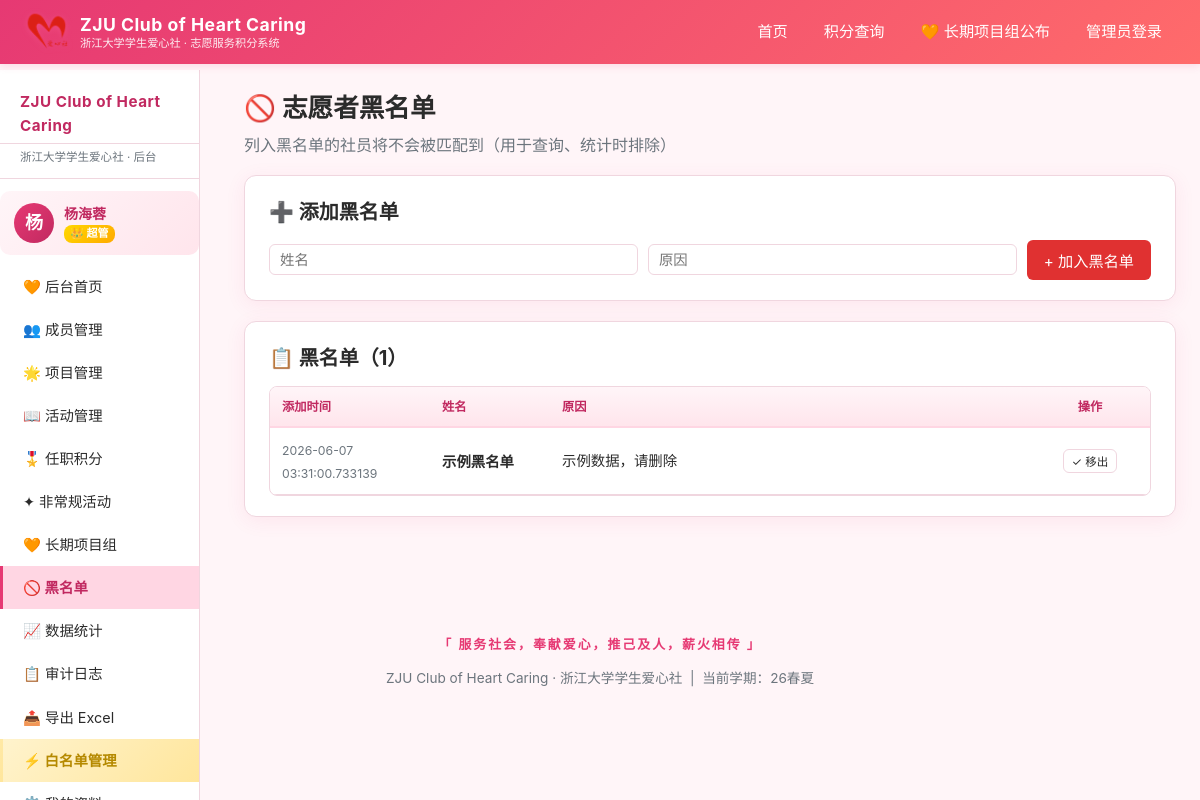
Screenshot of /admin/blacklist (signed in) with the database file from the repository.
### models.py (models this page shows, shortened)
class Admin(db.Model):
    __tablename__ = "admins"
    id = db.Column(db.Integer, primary_key=True)
    name = db.Column(db.String(64), nullable=False, index=True)
    student_id = db.Column(db.String(32), nullable=False, unique=True, index=True)
    password_hash = db.Column(db.String(256), default="")  # 允许空 = 待激活
    is_super_admin = db.Column(db.Boolean, default=False, index=True)
    is_root = db.Column(db.Boolean, default=False, index=True)  # 创始人：最高权限
    permissions = db.Column(db.Text, default="")  # JSON list, e.g. '["members","projects"]'
    status = db.Column(db.String(16), default="active", index=True)  # pending/approved/active
    application_message = db.Column(db.Text, default="")  # 申请说明
    approved_at = db.Column(db.DateTime, nullable=True)  # 审批时间
    approved_by = db.Column(db.String(64), default="")  # 审批人
    created_at = db.Column(db.DateTime, default=datetime.utcnow)
    last_login_at = db.Column(db.DateTime, nullable=True)
    def has_permission(self, perm):
        if self.is_super_admin:
            return True
        return perm in self.permissions_list()

class Blacklist(db.Model):
    __tablename__ = "blacklist"
    id = db.Column(db.Integer, primary_key=True)
    name = db.Column(db.String(64), default="")
    student_id = db.Column(db.String(32), default="")
    reason = db.Column(db.String(256), default="")
    added_at = db.Column(db.DateTime, default=datetime.utcnow)

class Setting(db.Model):
    __tablename__ = "settings"
    key = db.Column(db.String(64), primary_key=True)
    value = db.Column(db.String(256), default="")

### app.py (the view)
    @app.route("/admin/blacklist")
    @permission_required("blacklist")
    def admin_blacklist():
        records = Blacklist.query.order_by(Blacklist.id.desc()).all()
        return render_template("admin/blacklist.html", records=records)

### app.py (called while the page is built)
def permission_required(perm):
    def decorator(f):
        @wraps(f)
        def wrapper(*args, **kwargs):
            if not session.get("admin_id"):
                return redirect(url_for("admin_login", next=request.path))
            me = Admin.query.get(session.get("admin_id"))
            if not me:
                session.clear()
                return redirect(url_for("admin_login"))
            if not me.has_permission(perm):
                label = next((n for k, n, _ in ADMIN_PERMISSIONS if k == perm), perm)
                flash(f"您没有「{label}」的访问权限", "warning")
                return redirect(url_for("admin_login"))
            return f(*args, **kwargs)
        return wrapper
    return decorator

def current_semester():
    s = Setting.query.filter_by(key="current_semester").first()
    return s.value if s else ""

def all_departments():
    s = Setting.query.filter_by(key="departments").first()
    if s and s.value:
        return [d.strip() for d in s.value.split(",") if d.strip()]
    return ["人资部", "综管部", "文体部", "活动部",
            "宣传部", "创设部", "外联部", "财务部"]

### templates/admin/blacklist.html (shortened to what this page needs)
{% extends "base.html" %}
{% block content %}
{% include "admin/_sidebar.html" %}
<section class="content-with-sidebar">
  <h1>🚫 志愿者黑名单</h1>
  <p class="muted">列入黑名单的社员将不会被匹配到（用于查询、统计时排除）</p>
  <div class="card">
    <h2>➕ 添加黑名单</h2>
    <form method="post" action="{{ url_for('admin_blacklist_new') }}" class="form-inline">
      <input type="text" name="name" placeholder="姓名" required>
      <input type="text" name="reason" placeholder="原因" required style="min-width:280px; flex:1;">
      <button class="btn btn-danger" type="submit">+ 加入黑名单</button>
    </form>
  </div>
  <div class="card">
    <h2>📋 黑名单（<b>{{ records|length }}</b>）</h2>
    {% if records %}
    <div style="overflow-x:auto;">
    <div class="table-responsive">
<table class="data-table">
      <thead>
        <tr>
          <th style="width:160px;">添加时间</th>
          <th style="width:120px;">姓名</th>
          <th>原因</th>
          <th style="width:120px;" class="center">操作</th>
        </tr>
      </thead>
      <tbody>
        {% for b in records %}
        <tr>
          <td><span class="muted small">{{ b.added_at }}</span></td>
          <td><b>{{ b.name }}</b></td>
          <td>
            <span class="cell-2line" title="{{ b.reason }}">{{ b.reason }}</span>
          </td>
          <td class="center">
            <form method="post" action="{{ url_for('admin_blacklist_delete', bid=b.id) }}" style="display:inline" onsubmit="return confirm('移出黑名单？')">
              <button class="btn btn-xs btn-ghost" type="submit">✓ 移出</button>
            </form>
          </td>
        </tr>
        {% endfor %}
      </tbody>
    </table>
</div>
    </div>
    {% else %}
    <p class="empty">🟢 黑名单为空</p>
    {% endif %}
  </div>
</section>
{% endblock %}

### templates/base.html (shortened to what this page needs)
<!DOCTYPE html>
<html lang="zh-CN">
<head>
  <link rel="stylesheet" href="{{ url_for('static', filename='css/style.css') }}">
</head>
<body>
  <header class="topbar">
    <div class="topbar-inner">
      <a class="brand" href="{{ url_for('index') }}">
        <span class="brand-logo"><img src="{{ url_for('static', filename='img/club_logo_nav.png') }}" alt="ZJU Club of Heart Caring" width="44" height="44"></span>
        <span class="brand-text">
          <span class="brand-title">ZJU Club of Heart Caring</span>
          <span class="brand-sub">浙江大学学生爱心社 · 志愿服务积分系统</span>
        </span>
      </a>
      <nav class="topnav" id="topnav">
        <a href="{{ url_for('index') }}" class="{% if request.endpoint=='index' %}active{% endif %}">首页</a>
        <a href="{{ url_for('query') }}" class="{% if request.endpoint in ['query','query_result'] %}active{% endif %}">积分查询</a>
        <a href="{{ url_for('long_term_groups_public') }}" class="{% if request.endpoint=='long_term_groups_public' %}active{% endif %}">🧡 长期项目组公布</a>
        {% if session.is_admin %}
          <a href="{{ url_for('admin_dashboard') }}" class="{% if request.path.startswith('/admin') %}active{% endif %}">管理后台</a>
          <a href="{{ url_for('admin_logout') }}">退出</a>
        {% else %}
          <a href="{{ url_for('admin_login') }}">管理员登录</a>
        {% endif %}
      </nav>
    </div>
  </header>
  <main class="page">
    {% block content %}{% endblock %}
  </main>
  <footer class="footer">
    <p class="motto-line">「 服务社会，奉献爱心，推己及人，薪火相传 」</p>
    <p>ZJU Club of Heart Caring · 浙江大学学生爱心社 &nbsp;|&nbsp; 当前学期：{{ current_semester }}</p>
  </footer>
</body>
</html>

### templates/admin/_sidebar.html (shortened to what this page needs)
<aside class="sidebar">
  <div class="sb-title">ZJU Club of Heart Caring</div>
  <div class="sb-sub">浙江大学学生爱心社 · 后台</div>
  <div class="sb-user">
    <div class="sb-user-avatar">{{ (session.get('admin_name', '?')[0])|upper }}</div>
    <div class="sb-user-info">
      <b>{{ session.get('admin_name', '未登录') }}</b>
      {% if session.get('is_super_admin') %}
        <span class="sb-role sb-role-super">👑 超管</span>
      {% else %}
        <span class="sb-role">普管 · {{ _perm_label(me) if me and me.permissions_list() else '无权限' }}</span>
      {% endif %}
    </div>
  </div>
  <nav>
    {% if _has('dashboard') %}<a href="{{ url_for('admin_dashboard') }}" class="{% if request.endpoint=='admin_dashboard' %}active{% endif %}">🧡 后台首页</a>{% endif %}
    {% if _has('members') %}<a href="{{ url_for('admin_members') }}" class="{% if 'member' in request.endpoint %}active{% endif %}">👥 成员管理</a>{% endif %}
    {% if _has('projects') %}<a href="{{ url_for('admin_projects') }}" class="{% if 'project' in request.endpoint %}active{% endif %}">🌟 项目管理</a>{% endif %}
    {% if _has('activities') %}<a href="{{ url_for('admin_activities') }}" class="{% if 'activit' in request.endpoint %}active{% endif %}">📖 活动管理</a>{% endif %}
    {% if _has('positions') %}<a href="{{ url_for('admin_positions') }}" class="{% if 'position' in request.endpoint %}active{% endif %}">🎖️ 任职积分</a>{% endif %}
    {% if _has('irregulars') %}<a href="{{ url_for('admin_irregulars') }}" class="{% if 'irregular' in request.endpoint %}active{% endif %}">✦ 非常规活动</a>{% endif %}
    {% if _has('long_term_groups') %}<a href="{{ url_for('admin_long_term_groups') }}" class="{% if 'long_term' in request.endpoint %}active{% endif %}">🧡 长期项目组</a>{% endif %}
    {% if _has('blacklist') %}<a href="{{ url_for('admin_blacklist') }}" class="{% if 'blacklist' in request.endpoint %}active{% endif %}">🚫 黑名单</a>{% endif %}
    {% if _has('stats') %}<a href="{{ url_for('admin_stats') }}" class="{% if 'stats' in request.endpoint %}active{% endif %}">📈 数据统计</a>{% endif %}
    {% if _has('logs') %}<a href="{{ url_for('admin_logs') }}" class="{% if 'logs' in request.endpoint %}active{% endif %}">📋 审计日志</a>{% endif %}
    {% if _has('export') %}<a href="{{ url_for('admin_export') }}">📤 导出 Excel</a>{% endif %}
    {% if session.get('is_super_admin') %}
    <a href="{{ url_for('admin_whitelist') }}" class="{% if 'whitelist' in request.endpoint %}active{% endif %} sb-super">⚡ 白名单管理</a>
    {% endif %}
    {% if _has('profile') %}<a href="{{ url_for('admin_profile') }}" class="{% if 'profile' in request.endpoint %}active{% endif %}">⚙️ 我的资料</a>{% endif %}
  </nav>
</aside>

### templates/admin/_sidebar.html (style rules this page uses)
.sb-user { display: flex; align-items: center; gap: 10px; padding: 12px 14px; background: linear-gradient(135deg, #fff5f8, #ffe5ec); border-radius: 10px; margin: 10px 0; }
.sb-user-avatar { width: 40px; height: 40px; border-radius: 50%; background: linear-gradient(135deg, var(--primary), var(--primary-dark)); color: #fff; display: flex; align-items: center; justify-content: center; font-size: 18px; font-weight: 700; flex-shrink: 0; }
.sb-user-info { flex: 1; min-width: 0; font-size: 13px; line-height: 1.4; }
.sb-user-info b { display: block; color: var(--primary-dark); font-size: 14px; }
.sb-role { display: inline-block; padding: 1px 6px; border-radius: 8px; background: #e9ecef; color: #555; font-size: 11px; font-weight: 600; }
.sb-role-super { background: linear-gradient(135deg, #ffd700, #ffaa00); color: #fff; }
.sb-super { background: linear-gradient(135deg, #fff3cd, #ffe69c) !important; color: #b58900 !important; font-weight: 600; }

### rows the page displays
Admin: get "杨海蓉"
Blacklist: added_at "2026-06-07 03:31:00.733139", name "示例黑名单", reason "示例数据，请删除"
Setting: value "26春夏"

### other values shown
{{ (session.get('admin_name', '?')[0])|upper }} "杨"
{{ records|length }} "1"
